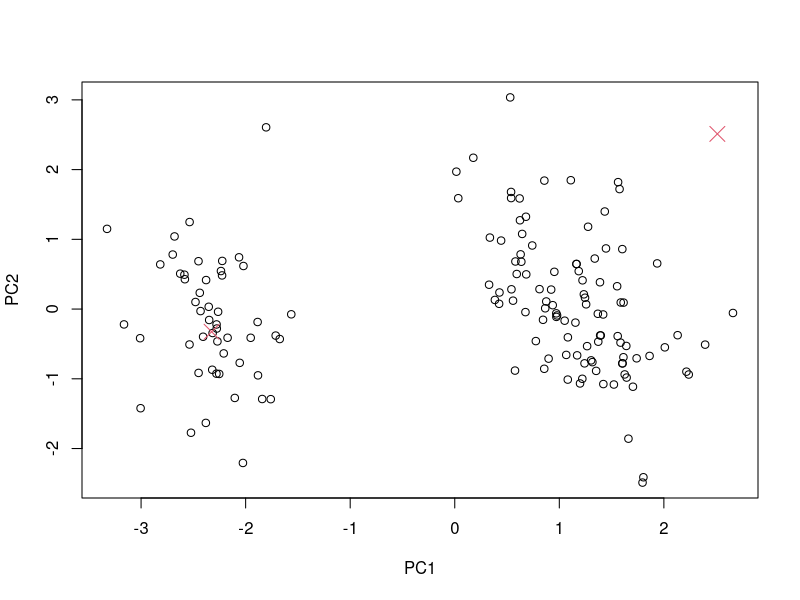

Source code (R):
#Lab5/Zad3
#set.seed(1234)
iris.numeric <- data.matrix(iris[,-5])
colnames(iris.numeric) <- NULL
iris.log <- log(iris.numeric)
iris.preproc <- scale(iris.log)
iris.pca <- prcomp(iris.preproc)
iris.pca.data <- predict(iris.pca)[,1:2]
#
k <- 3
max_x <- max(iris.pca.data[,1])
min_x <- min(iris.pca.data[,1])
max_y <- max(iris.pca.data[,2])
min_y <- min(iris.pca.data[,2])
ran_1_x <- sample(min_x:max_x)[sample(1:6)[1]]
ran_1_y <- sample(min_y:max_y)[sample(1:6)[1]]
ran_2_x <- sample(min_x:max_x)[sample(1:6)[1]]
ran_2_y <- sample(min_y:max_y)[sample(1:6)[1]]
rans <- matrix(c(ran_1_x, ran_1_y, ran_2_x, ran_2_y),nrow=2,ncol=2)
#
plot(iris.pca.data)
points(rans, pch=4, cex=2, col=2)
